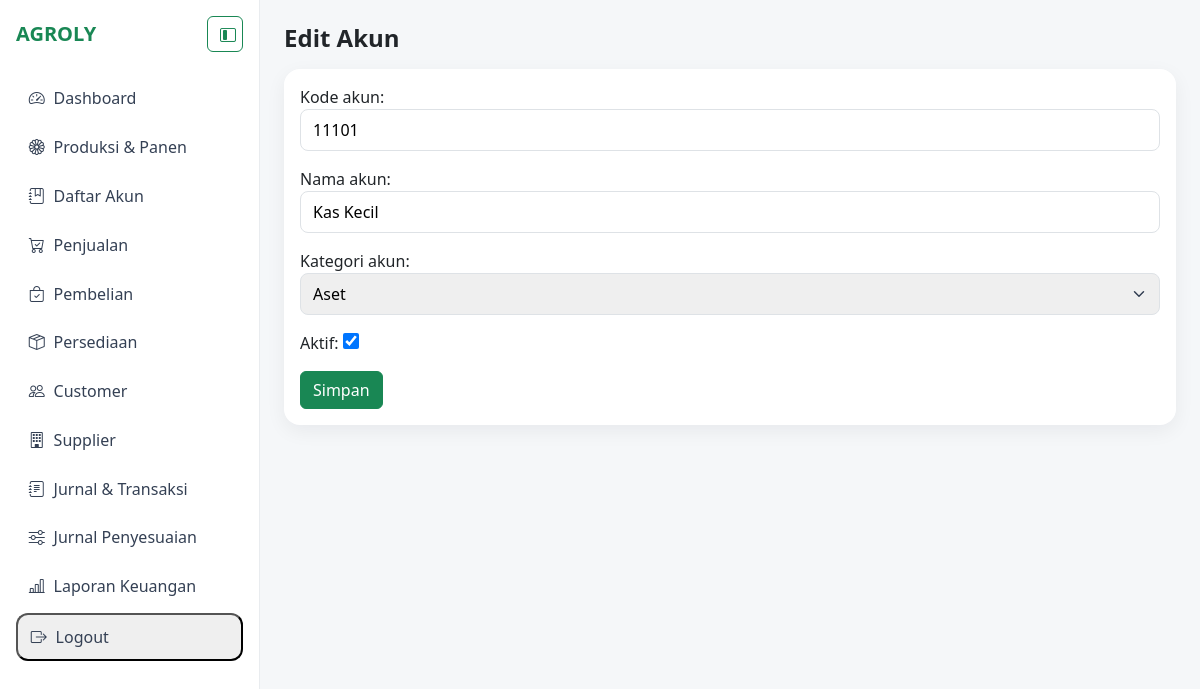
The app's page /akuntansi/daftar-akun/1/edit/ (signed in) with its own data.
### agroly/akuntansi/models.py (models this page shows, shortened)
class Akun(models.Model):
    KATEGORI_AKUN = (
        ("aset", "Aset"),
        ("kewajiban", "Kewajiban"),
        ("ekuitas", "Ekuitas"),
        ("pendapatan", "Pendapatan"),
        ("hpp", "HPP"),
        ("beban_operasional", "Beban Operasional"),
        ("pendapatan_lain", "Pendapatan Lain-lain"),
        ("beban_lain", "Beban Lain-lain"),
    )
    kode_akun = models.CharField(max_length=10, unique=True)
    nama_akun = models.CharField(max_length=150)
    kategori_akun = models.CharField(max_length=30, choices=KATEGORI_AKUN)
    aktif = models.BooleanField(default=True)
    class Meta:
        db_table = "akun"
        ordering = ["kode_akun"]

### agroly/akuntansi/views.py (the view, shortened to what this page needs)
# urls.py: path("daftar-akun/<int:pk>/edit/", AkunUpdateView.as_view(), name="edit_akun"),
class AkunUpdateView(LoginRequiredMixin, View):
    def get(self, request, pk):
        akun = get_object_or_404(Akun, pk=pk)
        form = AkunForm(instance=akun)
        return render(request, "akuntansi/akun_form.html", {"form": form, "mode": "edit"})

### agroly/akuntansi/forms.py
class AkunForm(forms.ModelForm):
    class Meta:
        model = Akun
        fields = ["kode_akun", "nama_akun", "kategori_akun", "aktif"]

### templates/akuntansi/akun_form.html (shortened to what this page needs)
{% extends "base.html" %}
{% block content %}
<h4 class="fw-bold mb-3">{% if mode == "edit" %}Edit Akun{% else %}Tambah Akun{% endif %}</h4>
<div class="card kartu p-3">
  <form method="post">
    {{ form.as_p }}
    <button class="btn btn-success">Simpan</button>
  </form>
</div>
{% endblock %}

### templates/base.html (style rules this page uses)
body { background:#f5f7f9; }
.kartu { border:0; border-radius:1rem; box-shadow:0 6px 20px rgba(16,24,40,.06); transition:all .3s ease; }
.kartu input:not([type="checkbox"]):not([type="radio"]), .kartu select, .kartu textarea { width:100%; border:1px solid #dee2e6; border-radius:.5rem; padding:.5rem .75rem; }
.kartu input[type="checkbox"] { width:1rem; height:1rem; }
select.form-select, .kartu select, .faktur-wrap select { appearance: none; -webkit-appearance: none; -moz-appearance: none; background-repeat: no-repeat; background-position: right .75rem center; background-size: 16px 12px; padding-right: 2.25rem; }

### records on screen
Akun: kode_akun "11101", nama_akun "Kas Kecil", kategori_akun "Aset", aktif "☑"
